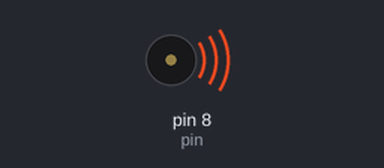
Bench run of a sketch on a simulated Arduino Uno, built with avr-gcc and run on an emulated ATmega328P. Shown: buzzer (waves = sounding). What the sketch prints to the serial monitor is not drawn.

Above: at 0.1 s.
At 10.6 s:
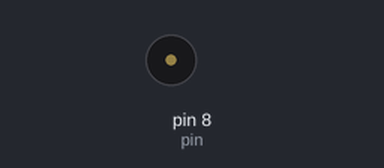
Timing chart, 0 to 40.0 s (numbered marks = the images above):
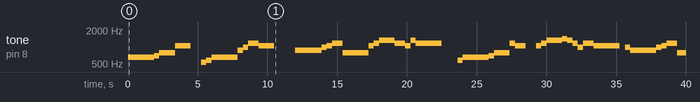

The sketch:

music_rainbow.ino
```cpp
#define pin 8

#define z0   0
#define d1  261.63
#define z1  532.25
#define g1  1046.5
#define d2  293.67
#define z2  587.33
#define g2  1174.66
#define d3  329.63
#define z3  659.25
#define g3  1318.51
#define d4  349.23
#define z4  698.46
#define g4  1396.92
#define d5  391.99
#define z5  783.99
#define g5  1567.98
#define d6  440
#define z6  880
#define g6  1760
#define d7  493.88
#define z7  987.76
#define g7  1975.52

#define WHOLE 1
#define HALF 0.5
#define QUARTER 0.25
#define EIGHTH 0.125
#define SIXTEENTH 0.0625

//音调数组
float key[]={z3,z3,z3,z3,z4,z5,z5,z5,g1,g1,z0,z1,z2,z3,z3,z3,z3,z3,z6,z7,g2,g2,g1,g1,z0,z0,
z6,z6,z6,z6,z7,g1,g2,g2,z5,z5,g1,g2,g3,g3,g3,g2,g2,g1,g3,g2,g2,z0,z0,z2,
z3,z3,z3,z3,z4,z5,z5,z5,g2,g1,z0,g1,g2,g3,g3,g3,g4,g3,g2,z7,g2,g2,g1,g1,z0,z7,
z6,z6,z6,z6,z7,g1,g2,g2,z5,z5,z0,z5,g1,g2,g3,z6,z6,z6,g3,g4,g3,g3,g2,g2,z0,z5,g4,g3,
g2,g1,g1,g1,z7,g1,g2,g3,z5,z0,z5,g1,z7,z6,z5,z5,z4,z3,z2,z3,z4,z5,z0,z5,z5,z5,
z6,z6,((z5+z6)/2),z6,z7,z3,g1,z0,g1,z7,g1,g2,g2,g2,g1,g3,g4,g2,z0,z5,z4,z5,
g3,g3,g4,g3,g2,z7,g1,z0,g1,z7,g1,g5,g5,g4,g3,g2,g3,g3,g2,g2,z5,z4,z5,
g3,g3,g4,g3,g2,z7,g1,g2,g3,g7,g6,g3,g5,g4,g3,g4,g3,g2,g1};   //音调

//节拍数组（对应每一个音调的持续时间）
float duration[]={HALF,QUARTER,QUARTER,QUARTER,QUARTER,QUARTER,QUARTER,QUARTER,QUARTER,HALF,HALF,QUARTER,QUARTER,QUARTER,QUARTER,QUARTER,QUARTER,QUARTER,QUARTER,QUARTER,QUARTER,QUARTER,QUARTER,HALF,HALF,HALF,
HALF,QUARTER,QUARTER,QUARTER,QUARTER,QUARTER,QUARTER,QUARTER,QUARTER,WHOLE,QUARTER,QUARTER,QUARTER,QUARTER,QUARTER,QUARTER,QUARTER,QUARTER,QUARTER,QUARTER,WHOLE,HALF,QUARTER,QUARTER,
HALF,QUARTER,QUARTER,QUARTER,QUARTER,QUARTER,QUARTER,QUARTER,QUARTER,HALF,HALF,QUARTER,QUARTER,QUARTER,QUARTER,QUARTER,QUARTER,QUARTER,QUARTER,QUARTER,QUARTER,QUARTER,QUARTER,WHOLE,QUARTER,QUARTER,
HALF,QUARTER,QUARTER,QUARTER,QUARTER,QUARTER,QUARTER,QUARTER,QUARTER,HALF,QUARTER,QUARTER,QUARTER,QUARTER,HALF,QUARTER,QUARTER,QUARTER,QUARTER,QUARTER,QUARTER,QUARTER,QUARTER,HALF,QUARTER,QUARTER,QUARTER,QUARTER,
QUARTER,QUARTER,QUARTER,QUARTER,QUARTER,QUARTER,QUARTER,QUARTER,WHOLE,QUARTER,QUARTER,QUARTER,QUARTER,QUARTER,QUARTER,QUARTER,QUARTER,QUARTER,QUARTER,QUARTER,QUARTER,WHOLE,QUARTER,QUARTER,QUARTER,QUARTER,
(HALF+QUARTER),QUARTER,QUARTER,QUARTER,QUARTER,QUARTER,WHOLE,QUARTER,QUARTER,QUARTER,QUARTER,(HALF+QUARTER),QUARTER,QUARTER,QUARTER,QUARTER,QUARTER,WHOLE,QUARTER,QUARTER,QUARTER,QUARTER,
(HALF+QUARTER),QUARTER,QUARTER,QUARTER,QUARTER,QUARTER,WHOLE,QUARTER,QUARTER,QUARTER,QUARTER,(HALF+QUARTER),QUARTER,QUARTER,QUARTER,QUARTER,QUARTER,(HALF+QUARTER),QUARTER,QUARTER,QUARTER,QUARTER,QUARTER,
(HALF+QUARTER),QUARTER,QUARTER,QUARTER,QUARTER,QUARTER,QUARTER,QUARTER,QUARTER,QUARTER,(HALF+QUARTER),QUARTER,QUARTER,QUARTER,QUARTER,QUARTER,(HALF+QUARTER),QUARTER,(WHOLE+HALF)};

int len;
int lenp;

void setup()
{
  pinMode(pin,OUTPUT);
  len=sizeof(key)/sizeof(key[0]); //音调数组的长度
  lenp=sizeof(duration)/sizeof(duration[0]);  //节拍数组的长度
  Serial.begin(9600);
}

void loop()
{
  Serial.print("len:");
  Serial.println(len);
  Serial.print("lenp:");
  Serial.println(lenp); //在串口中显示数组长度
  if(len==lenp)   //若音调数组和节拍数组的长度相等，则执行音乐播放
  {
    Serial.print("Music start!");
    for (int x=0;x<len;x++)
    {
      tone(pin,key[x]);
      delay(1500*duration[x]);
      noTone(pin);
    }
   delay(5000);
  }

  else  //若音调数组和节拍数组的长度不等，则发出警告声
  {
    Serial.print("Warning!");
    tone(pin,700);
    delay(200);
    noTone(pin);
    delay(300);
  }
}
```

Measured:
- by itself, tone on pin 8 (pin): plays 659 Hz for 1.9 s, 698 Hz for 0.38 s, 783 Hz for 1.1 s, 1046 Hz for 1.1 s, 532 Hz for 0.38 s, 587 Hz for 0.38 s … (44 notes in this stretch)
